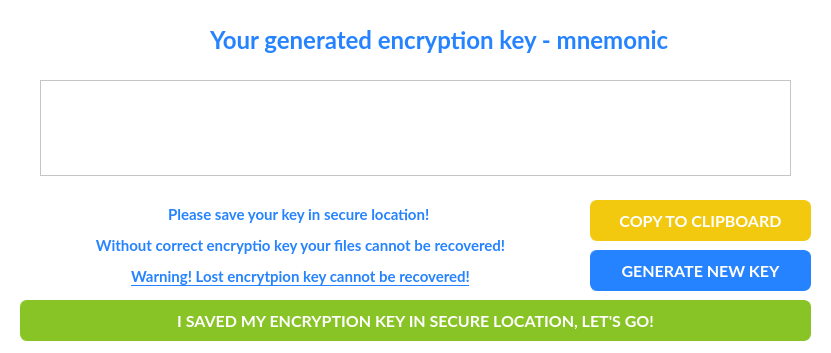
<?xml version="1.0" encoding="UTF-8"?>
<ui version="4.0">
 <class>MnemonicGenerated</class>
 <widget class="QDialog" name="MnemonicGenerated">
  <property name="geometry">
   <rect>
    <x>0</x>
    <y>0</y>
    <width>831</width>
    <height>353</height>
   </rect>
  </property>
  <property name="palette">
   <palette>
    <active>
     <colorrole role="WindowText">
      <brush brushstyle="SolidPattern">
       <color alpha="255">
        <red>0</red>
        <green>0</green>
        <blue>0</blue>
       </color>
      </brush>
     </colorrole>
     <colorrole role="Button">
      <brush brushstyle="SolidPattern">
       <color alpha="255">
        <red>255</red>
        <green>255</green>
        <blue>255</blue>
       </color>
      </brush>
     </colorrole>
     <colorrole role="Light">
      <brush brushstyle="SolidPattern">
       <color alpha="255">
        <red>255</red>
        <green>255</green>
        <blue>255</blue>
       </color>
      </brush>
     </colorrole>
     <colorrole role="Midlight">
      <brush brushstyle="SolidPattern">
       <color alpha="255">
        <red>255</red>
        <green>255</green>
        <blue>255</blue>
       </color>
      </brush>
     </colorrole>
     <colorrole role="Dark">
      <brush brushstyle="SolidPattern">
       <color alpha="255">
        <red>127</red>
        <green>127</green>
        <blue>127</blue>
       </color>
      </brush>
     </colorrole>
     <colorrole role="Mid">
      <brush brushstyle="SolidPattern">
       <color alpha="255">
        <red>170</red>
        <green>170</green>
        <blue>170</blue>
       </color>
      </brush>
     </colorrole>
     <colorrole role="Text">
      <brush brushstyle="SolidPattern">
       <color alpha="255">
        <red>0</red>
        <green>0</green>
        <blue>0</blue>
       </color>
      </brush>
     </colorrole>
     <colorrole role="BrightText">
      <brush brushstyle="SolidPattern">
       <color alpha="255">
        <red>255</red>
        <green>255</green>
        <blue>255</blue>
       </color>
      </brush>
     </colorrole>
     <colorrole role="ButtonText">
      <brush brushstyle="SolidPattern">
       <color alpha="255">
        <red>0</red>
        <green>0</green>
        <blue>0</blue>
       </color>
      </brush>
     </colorrole>
     <colorrole role="Base">
      <brush brushstyle="SolidPattern">
       <color alpha="255">
        <red>255</red>
        <green>255</green>
        <blue>255</blue>
       </color>
      </brush>
     </colorrole>
     <colorrole role="Window">
      <brush brushstyle="SolidPattern">
       <color alpha="255">
        <red>255</red>
        <green>255</green>
        <blue>255</blue>
       </color>
      </brush>
     </colorrole>
     <colorrole role="Shadow">
      <brush brushstyle="SolidPattern">
       <color alpha="255">
        <red>0</red>
        <green>0</green>
        <blue>0</blue>
       </color>
      </brush>
     </colorrole>
     <colorrole role="AlternateBase">
      <brush brushstyle="SolidPattern">
       <color alpha="255">
        <red>255</red>
        <green>255</green>
        <blue>255</blue>
       </color>
      </brush>
     </colorrole>
     <colorrole role="ToolTipBase">
      <brush brushstyle="SolidPattern">
       <color alpha="255">
        <red>255</red>
        <green>255</green>
        <blue>220</blue>
       </color>
      </brush>
     </colorrole>
     <colorrole role="ToolTipText">
      <brush brushstyle="SolidPattern">
       <color alpha="255">
        <red>0</red>
        <green>0</green>
        <blue>0</blue>
       </color>
      </brush>
     </colorrole>
    </active>
    <inactive>
     <colorrole role="WindowText">
      <brush brushstyle="SolidPattern">
       <color alpha="255">
        <red>0</red>
        <green>0</green>
        <blue>0</blue>
       </color>
      </brush>
     </colorrole>
     <colorrole role="Button">
      <brush brushstyle="SolidPattern">
       <color alpha="255">
        <red>255</red>
        <green>255</green>
        <blue>255</blue>
       </color>
      </brush>
     </colorrole>
     <colorrole role="Light">
      <brush brushstyle="SolidPattern">
       <color alpha="255">
        <red>255</red>
        <green>255</green>
        <blue>255</blue>
       </color>
      </brush>
     </colorrole>
     <colorrole role="Midlight">
      <brush brushstyle="SolidPattern">
       <color alpha="255">
        <red>255</red>
        <green>255</green>
        <blue>255</blue>
       </color>
      </brush>
     </colorrole>
     <colorrole role="Dark">
      <brush brushstyle="SolidPattern">
       <color alpha="255">
        <red>127</red>
        <green>127</green>
        <blue>127</blue>
       </color>
      </brush>
     </colorrole>
     <colorrole role="Mid">
      <brush brushstyle="SolidPattern">
       <color alpha="255">
        <red>170</red>
        <green>170</green>
        <blue>170</blue>
       </color>
      </brush>
     </colorrole>
     <colorrole role="Text">
      <brush brushstyle="SolidPattern">
       <color alpha="255">
        <red>0</red>
        <green>0</green>
        <blue>0</blue>
       </color>
      </brush>
     </colorrole>
     <colorrole role="BrightText">
      <brush brushstyle="SolidPattern">
       <color alpha="255">
        <red>255</red>
        <green>255</green>
        <blue>255</blue>
       </color>
      </brush>
     </colorrole>
     <colorrole role="ButtonText">
      <brush brushstyle="SolidPattern">
       <color alpha="255">
        <red>0</red>
        <green>0</green>
        <blue>0</blue>
       </color>
      </brush>
     </colorrole>
     <colorrole role="Base">
      <brush brushstyle="SolidPattern">
       <color alpha="255">
        <red>255</red>
        <green>255</green>
        <blue>255</blue>
       </color>
      </brush>
     </colorrole>
     <colorrole role="Window">
      <brush brushstyle="SolidPattern">
       <color alpha="255">
        <red>255</red>
        <green>255</green>
        <blue>255</blue>
       </color>
      </brush>
     </colorrole>
     <colorrole role="Shadow">
      <brush brushstyle="SolidPattern">
       <color alpha="255">
        <red>0</red>
        <green>0</green>
        <blue>0</blue>
       </color>
      </brush>
     </colorrole>
     <colorrole role="AlternateBase">
      <brush brushstyle="SolidPattern">
       <color alpha="255">
        <red>255</red>
        <green>255</green>
        <blue>255</blue>
       </color>
      </brush>
     </colorrole>
     <colorrole role="ToolTipBase">
      <brush brushstyle="SolidPattern">
       <color alpha="255">
        <red>255</red>
        <green>255</green>
        <blue>220</blue>
       </color>
      </brush>
     </colorrole>
     <colorrole role="ToolTipText">
      <brush brushstyle="SolidPattern">
       <color alpha="255">
        <red>0</red>
        <green>0</green>
        <blue>0</blue>
       </color>
      </brush>
     </colorrole>
    </inactive>
    <disabled>
     <colorrole role="WindowText">
      <brush brushstyle="SolidPattern">
       <color alpha="255">
        <red>127</red>
        <green>127</green>
        <blue>127</blue>
       </color>
      </brush>
     </colorrole>
     <colorrole role="Button">
      <brush brushstyle="SolidPattern">
       <color alpha="255">
        <red>255</red>
        <green>255</green>
        <blue>255</blue>
       </color>
      </brush>
     </colorrole>
     <colorrole role="Light">
      <brush brushstyle="SolidPattern">
       <color alpha="255">
        <red>255</red>
        <green>255</green>
        <blue>255</blue>
       </color>
      </brush>
     </colorrole>
     <colorrole role="Midlight">
      <brush brushstyle="SolidPattern">
       <color alpha="255">
        <red>255</red>
        <green>255</green>
        <blue>255</blue>
       </color>
      </brush>
     </colorrole>
     <colorrole role="Dark">
      <brush brushstyle="SolidPattern">
       <color alpha="255">
        <red>127</red>
        <green>127</green>
        <blue>127</blue>
       </color>
      </brush>
     </colorrole>
     <colorrole role="Mid">
      <brush brushstyle="SolidPattern">
       <color alpha="255">
        <red>170</red>
        <green>170</green>
        <blue>170</blue>
       </color>
      </brush>
     </colorrole>
     <colorrole role="Text">
      <brush brushstyle="SolidPattern">
       <color alpha="255">
        <red>127</red>
        <green>127</green>
        <blue>127</blue>
       </color>
      </brush>
     </colorrole>
     <colorrole role="BrightText">
      <brush brushstyle="SolidPattern">
       <color alpha="255">
        <red>255</red>
        <green>255</green>
        <blue>255</blue>
       </color>
      </brush>
     </colorrole>
     <colorrole role="ButtonText">
      <brush brushstyle="SolidPattern">
       <color alpha="255">
        <red>127</red>
        <green>127</green>
        <blue>127</blue>
       </color>
      </brush>
     </colorrole>
     <colorrole role="Base">
      <brush brushstyle="SolidPattern">
       <color alpha="255">
        <red>255</red>
        <green>255</green>
        <blue>255</blue>
       </color>
      </brush>
     </colorrole>
     <colorrole role="Window">
      <brush brushstyle="SolidPattern">
       <color alpha="255">
        <red>255</red>
        <green>255</green>
        <blue>255</blue>
       </color>
      </brush>
     </colorrole>
     <colorrole role="Shadow">
      <brush brushstyle="SolidPattern">
       <color alpha="255">
        <red>0</red>
        <green>0</green>
        <blue>0</blue>
       </color>
      </brush>
     </colorrole>
     <colorrole role="AlternateBase">
      <brush brushstyle="SolidPattern">
       <color alpha="255">
        <red>255</red>
        <green>255</green>
        <blue>255</blue>
       </color>
      </brush>
     </colorrole>
     <colorrole role="ToolTipBase">
      <brush brushstyle="SolidPattern">
       <color alpha="255">
        <red>255</red>
        <green>255</green>
        <blue>220</blue>
       </color>
      </brush>
     </colorrole>
     <colorrole role="ToolTipText">
      <brush brushstyle="SolidPattern">
       <color alpha="255">
        <red>0</red>
        <green>0</green>
        <blue>0</blue>
       </color>
      </brush>
     </colorrole>
    </disabled>
   </palette>
  </property>
  <property name="windowTitle">
   <string>Generate mnemonic key - Storj GUI Client</string>
  </property>
  <widget class="QLabel" name="label_3">
   <property name="geometry">
    <rect>
     <x>50</x>
     <y>10</y>
     <width>131</width>
     <height>61</height>
    </rect>
   </property>
   <property name="text">
    <string/>
   </property>
   <property name="pixmap">
    <pixmap resource="../../resources/resources.qrc">:/resources/storj-logo-horizontal.png</pixmap>
   </property>
   <property name="scaledContents">
    <bool>true</bool>
   </property>
  </widget>
  <widget class="QLabel" name="file_name">
   <property name="geometry">
    <rect>
     <x>210</x>
     <y>10</y>
     <width>591</width>
     <height>61</height>
    </rect>
   </property>
   <property name="font">
    <font>
     <family>Lato</family>
     <pointsize>11</pointsize>
     <weight>75</weight>
     <bold>true</bold>
    </font>
   </property>
   <property name="styleSheet">
    <string notr="true">QLabel{
color: #2683ff;
}
</string>
   </property>
   <property name="text">
    <string>&lt;html&gt;&lt;head/&gt;&lt;body&gt;&lt;p&gt;&lt;span style=&quot; font-size:18pt;&quot;&gt;Your generated encryption key - mnemonic&lt;/span&gt;&lt;/p&gt;&lt;/body&gt;&lt;/html&gt;</string>
   </property>
  </widget>
  <widget class="QPlainTextEdit" name="mnemonic_edit">
   <property name="geometry">
    <rect>
     <x>40</x>
     <y>80</y>
     <width>751</width>
     <height>96</height>
    </rect>
   </property>
   <property name="font">
    <font>
     <pointsize>18</pointsize>
     <weight>75</weight>
     <italic>true</italic>
     <bold>true</bold>
    </font>
   </property>
  </widget>
  <widget class="QPushButton" name="copy_to_clipboard">
   <property name="geometry">
    <rect>
     <x>590</x>
     <y>200</y>
     <width>221</width>
     <height>41</height>
    </rect>
   </property>
   <property name="font">
    <font>
     <family>Lato</family>
     <pointsize>12</pointsize>
     <weight>75</weight>
     <bold>true</bold>
    </font>
   </property>
   <property name="styleSheet">
    <string notr="true">QPushButton {
	background-color: #F2C90F;
	border: 1px solid #F2C90F;
	color: #fff;
	border-radius: 7px;
}
QPushButton:hover{
	background-color: #F2C90F;
	border-color: #F2C90F;
}
QPushButton:active {
	background-color: #F2C90F;
	border-color: #F2C90F
}</string>
   </property>
   <property name="text">
    <string>COPY TO CLIPBOARD</string>
   </property>
  </widget>
  <widget class="QLabel" name="file_name_2">
   <property name="geometry">
    <rect>
     <x>20</x>
     <y>200</y>
     <width>561</width>
     <height>91</height>
    </rect>
   </property>
   <property name="font">
    <font>
     <family>Lato</family>
     <pointsize>11</pointsize>
     <weight>75</weight>
     <bold>true</bold>
    </font>
   </property>
   <property name="styleSheet">
    <string notr="true">QLabel{
color: #2683ff;
}
</string>
   </property>
   <property name="text">
    <string>&lt;html&gt;&lt;head/&gt;&lt;body&gt;&lt;p align=&quot;center&quot;&gt;Please save your key in secure location! &lt;/p&gt;&lt;p align=&quot;center&quot;&gt;Without correct encryptio key your files cannot be recovered!&lt;/p&gt;&lt;p align=&quot;center&quot;&gt;&lt;span style=&quot; text-decoration: underline;&quot;&gt;Warning! Lost encrytpion key cannot be recovered!&lt;/span&gt;&lt;/p&gt;&lt;/body&gt;&lt;/html&gt;</string>
   </property>
  </widget>
  <widget class="QPushButton" name="apply_bt">
   <property name="geometry">
    <rect>
     <x>20</x>
     <y>300</y>
     <width>791</width>
     <height>41</height>
    </rect>
   </property>
   <property name="font">
    <font>
     <family>Lato</family>
     <pointsize>12</pointsize>
     <weight>75</weight>
     <bold>true</bold>
    </font>
   </property>
   <property name="styleSheet">
    <string notr="true">QPushButton:hover{
  background-color: #83bf20;
  border-color: #83bf20;
}
QPushButton:active {
  background-color: #93cc36;
  border-color: #93cc36;
}
QPushButton{
  background-color: #88c425;
	border: 1px solid #88c425;
	color: #fff;
	border-radius: 7px;
}</string>
   </property>
   <property name="text">
    <string>I SAVED MY ENCRYPTION KEY IN SECURE LOCATION, LET'S GO!</string>
   </property>
  </widget>
  <widget class="QPushButton" name="generate_new_key">
   <property name="geometry">
    <rect>
     <x>590</x>
     <y>250</y>
     <width>221</width>
     <height>41</height>
    </rect>
   </property>
   <property name="font">
    <font>
     <family>Lato</family>
     <pointsize>12</pointsize>
     <weight>75</weight>
     <bold>true</bold>
    </font>
   </property>
   <property name="styleSheet">
    <string notr="true">QPushButton {
	background-color: #2683ff;
	border: 1px solid #2683ff;
	color: #fff;
	border-radius: 7px;
}
QPushButton:hover{
  background-color: #2274e2;
  border-color: #2274e2;
}
QPushButton:active{
  background-color: #4393ff;
  border-color: #4393ff;
}</string>
   </property>
   <property name="text">
    <string>GENERATE NEW KEY</string>
   </property>
  </widget>
 </widget>
 <resources>
  <include location="../../resources/resources.qrc"/>
  <include location="../../../../../../../../../resources/resources.qrc"/>
 </resources>
 <connections/>
</ui>
